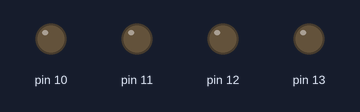
A sketch run on a simulated Arduino Uno, built with avr-gcc and run on an emulated ATmega328P. Parts: output pins drawn as LEDs (lit = HIGH).

Above: at 0.2 s.
At 1.2 s:
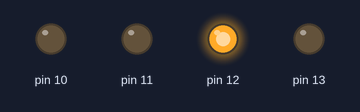
At 1.7 s:
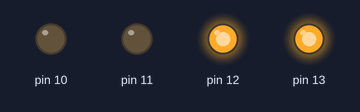
At 2.7 s:
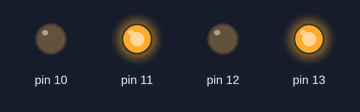
At 4.2 s:
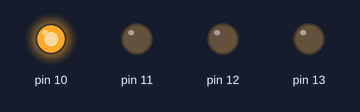
At 5.7 s:
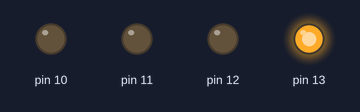
Timing chart, 0 to 6.5 s (numbered marks = the images above):
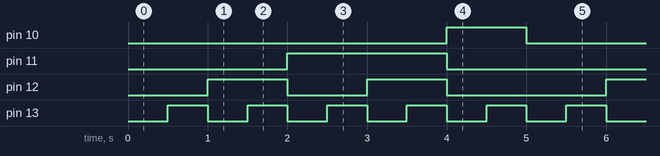

Measured:
- by itself, pin 10: alternates HIGH for 1.0 s and LOW for 4.0 s
- by itself, pin 11: alternates HIGH for 2.0 s and LOW for 3.0 s
- by itself, pin 12: repeats every 5.0 s: LOW 1.0 s, HIGH 1.0 s, LOW 2.0 s, HIGH 1.0 s
- by itself, pin 13: alternates HIGH for 0.50 s and LOW for 0.50 s

The sketch:

ARD_604M_PROCESOB_JUEVES_DISPLAYanodocomunDECODIFICADOR.ino
```cpp
int a = 0;
void setup(){
   pinMode(10,OUTPUT);
   pinMode(11,OUTPUT);
   pinMode(12,OUTPUT);
   pinMode(13,OUTPUT);
}
void loop() {
   muestraenDISPLAY(a);
   a++;
   if(a==10){a=0;}
   delay(500);
}
void muestraenDISPLAY(int a){
 if (a==0){
   //El número CERO se expresa en binario como 0000
   // D C B A   0 0 1 0 = 0
   digitalWrite(10,0);     // Leemos el bit3  D
   digitalWrite(11,0);     // Leemos el bit2  C
   digitalWrite(12,0);     // Leemos el bit1  B
   digitalWrite(13,0);     // Leemos el bit0  A
  }
   if (a==1){
   //El número CERO se expresa en binario como 0000
   // D C B A   0 0 1 0 = 0
   digitalWrite(10,0);     // Leemos el bit3  D
   digitalWrite(11,0);     // Leemos el bit2  C
   digitalWrite(12,0);     // Leemos el bit1  B
   digitalWrite(13,1);     // Leemos el bit0  A
  }
   if (a==2){
   //El número CERO se expresa en binario como 0000
   // D C B A   0 0 1 0 = 0
   digitalWrite(10,0);     // Leemos el bit3  D
   digitalWrite(11,0);     // Leemos el bit2  C
   digitalWrite(12,1);     // Leemos el bit1  B
   digitalWrite(13,0);     // Leemos el bit0  A
  }
   if (a==3){
   //El número CERO se expresa en binario como 0000
   // D C B A   0 0 1 0 = 0
   digitalWrite(10,0);     // Leemos el bit3  D
   digitalWrite(11,0);     // Leemos el bit2  C
   digitalWrite(12,1);     // Leemos el bit1  B
   digitalWrite(13,1);     // Leemos el bit0  A
  }
   if (a==4){
   //El número CERO se expresa en binario como 0000
   // D C B A   0 0 1 0 = 0
   digitalWrite(10,0);     // Leemos el bit3  D
   digitalWrite(11,1);     // Leemos el bit2  C
   digitalWrite(12,0);     // Leemos el bit1  B
   digitalWrite(13,0);     // Leemos el bit0  A
  }
   if (a==5){
   //El número CERO se expresa en binario como 0000
   // D C B A   0 0 1 0 = 0
   digitalWrite(10,0);     // Leemos el bit3  D
   digitalWrite(11,1);     // Leemos el bit2  C
   digitalWrite(12,0);     // Leemos el bit1  B
   digitalWrite(13,1);     // Leemos el bit0  A
  }
   if (a==6){
   //El número CERO se expresa en binario como 0000
   // D C B A   0 0 1 0 = 0
   digitalWrite(10,0);     // Leemos el bit3  D
   digitalWrite(11,1);     // Leemos el bit2  C
   digitalWrite(12,1);     // Leemos el bit1  B
   digitalWrite(13,0);     // Leemos el bit0  A
  }
    if (a==7){
   //El número CERO se expresa en binario como 0000
   // D C B A   0 0 1 0 = 0
   digitalWrite(10,0);     // Leemos el bit3  D
   digitalWrite(11,1);     // Leemos el bit2  C
   digitalWrite(12,1);     // Leemos el bit1  B
   digitalWrite(13,1);     // Leemos el bit0  A
  }
    if (a==8){
   //El número CERO se expresa en binario como 0000
   // D C B A   0 0 1 0 = 0
   digitalWrite(10,1);     // Leemos el bit3  D
   digitalWrite(11,0);     // Leemos el bit2  C
   digitalWrite(12,0);     // Leemos el bit1  B
   digitalWrite(13,0);     // Leemos el bit0  A
  }
     if (a==9){
   //El número CERO se expresa en binario como 0000
   // D C B A   0 0 1 0 = 0
   digitalWrite(10,1);     // Leemos el bit3  D
   digitalWrite(11,0);     // Leemos el bit2  C
   digitalWrite(12,0);     // Leemos el bit1  B
   digitalWrite(13,1);     // Leemos el bit0  A
  }
  }
```
